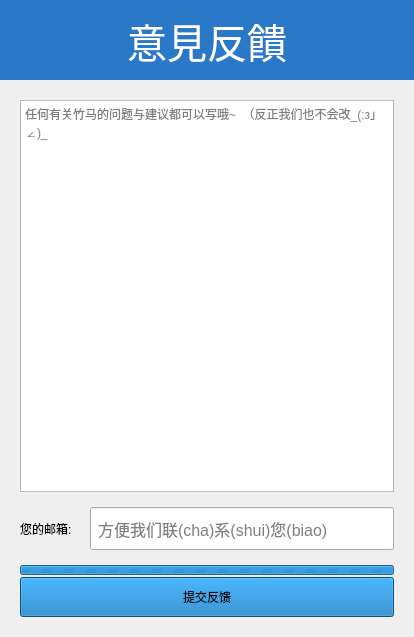
<?xml version="1.0" encoding="UTF-8"?>
<ui version="4.0">
 <class>FeedBack</class>
 <widget class="QWidget" name="FeedBack">
  <property name="geometry">
   <rect>
    <x>0</x>
    <y>0</y>
    <width>414</width>
    <height>637</height>
   </rect>
  </property>
  <property name="windowTitle">
   <string>Form</string>
  </property>
  <layout class="QVBoxLayout" name="verticalLayout_3">
   <property name="spacing">
    <number>0</number>
   </property>
   <property name="leftMargin">
    <number>0</number>
   </property>
   <property name="topMargin">
    <number>0</number>
   </property>
   <property name="rightMargin">
    <number>0</number>
   </property>
   <property name="bottomMargin">
    <number>0</number>
   </property>
   <item>
    <widget class="QLabel" name="label">
     <property name="minimumSize">
      <size>
       <width>0</width>
       <height>80</height>
      </size>
     </property>
     <property name="font">
      <font>
       <pointsize>30</pointsize>
      </font>
     </property>
     <property name="styleSheet">
      <string notr="true">color:white;
background-color:#2a78c8;</string>
     </property>
     <property name="text">
      <string>意見反饋</string>
     </property>
     <property name="alignment">
      <set>Qt::AlignCenter</set>
     </property>
    </widget>
   </item>
   <item>
    <layout class="QVBoxLayout" name="verticalLayout_2">
     <property name="spacing">
      <number>15</number>
     </property>
     <property name="leftMargin">
      <number>20</number>
     </property>
     <property name="topMargin">
      <number>20</number>
     </property>
     <property name="rightMargin">
      <number>20</number>
     </property>
     <property name="bottomMargin">
      <number>20</number>
     </property>
     <item>
      <widget class="QTextEdit" name="text_content">
       <property name="undoRedoEnabled">
        <bool>false</bool>
       </property>
       <property name="acceptRichText">
        <bool>false</bool>
       </property>
       <property name="textInteractionFlags">
        <set>Qt::TextEditable</set>
       </property>
       <property name="placeholderText">
        <string>任何有关竹马的问题与建议都可以写哦~  （反正我们也不会改_(:з」∠)_</string>
       </property>
      </widget>
     </item>
     <item>
      <layout class="QHBoxLayout" name="horizontalLayout">
       <item>
        <widget class="QLabel" name="label_2">
         <property name="text">
          <string>您的邮箱: </string>
         </property>
        </widget>
       </item>
       <item>
        <widget class="QLineEdit" name="text_email">
         <property name="font">
          <font>
           <pointsize>12</pointsize>
          </font>
         </property>
         <property name="styleSheet">
          <string notr="true">padding:10px 5px;</string>
         </property>
         <property name="placeholderText">
          <string>方便我们联(cha)系(shui)您(biao)</string>
         </property>
        </widget>
       </item>
      </layout>
     </item>
     <item>
      <layout class="QVBoxLayout" name="verticalLayout">
       <property name="spacing">
        <number>2</number>
       </property>
       <item>
        <widget class="QProgressBar" name="pgs_submitting">
         <property name="maximumSize">
          <size>
           <width>16777215</width>
           <height>10</height>
          </size>
         </property>
         <property name="maximum">
          <number>0</number>
         </property>
        </widget>
       </item>
       <item>
        <widget class="QPushButton" name="btn_submit">
         <property name="styleSheet">
          <string notr="true">QPushButton {
	padding:10px 0;
	background-color:#0c72ba;
}</string>
         </property>
         <property name="text">
          <string>提交反馈</string>
         </property>
        </widget>
       </item>
      </layout>
     </item>
    </layout>
   </item>
  </layout>
 </widget>
 <resources/>
 <connections/>
</ui>
